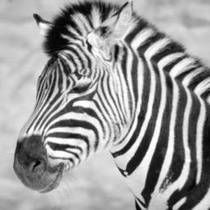
%> input picture q3/zebra-e1.jpg, 210 x 210 px, shrunk from 256 x 256 before the run
$ octave q3_parte2.m   (GNU Octave 9; MATLAB toolbox functions it lacks are replaced by stand-ins)
%> lines starting %> are read from the running program, lines starting %| are printed output that depends on the picture
clc;
clear all;
close all;

G1 = imread('zebra-e1.jpg');
%> G1 is the input picture: size 210x210 uint8; min 0, max 255, mean 154.1
DO = imread('zebraDog1.jpg');
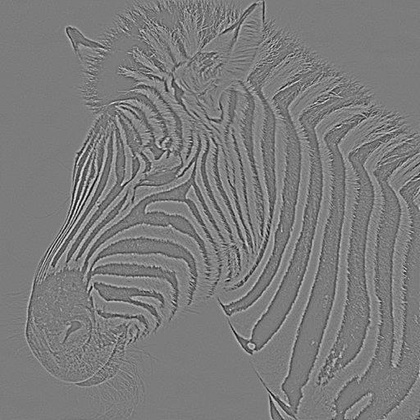
%> input picture q3/zebraDog1.jpg, 420 x 420 px, shrunk from 512 x 512 before the run
%> DO is the input picture: size 420x420 uint8; min 0, max 248, mean 123.8

figure;imshow(G1);
figure;imshow(DO);
% chamando a funcao
G0 = mat2gray(imexpand(double(G1),double(DO)));
% apresentando a imagem recuperada
figure;imshow(G0);


%%
% imexpand
% Input :
% G1 - upper level gaussian pyramid image
% D0 - Difference DoG pyramid image
% Output :
% G0 - down level gaussian image
%%

function [G0] = imexpand(G1, DO)

a = 0.375;
d = [((1/4) - (a/2))    (1/4)    a    (1/4)    ((1/4) - (a/2))];
p = d;

w = p;

dim = size(G1);
%> dim = [210 210]
% expandindo para o próximo nível
newdim = dim*2;
%> newdim = [420 420]
G0 = zeros(newdim,class(G1));
m = [-2:2];

G1 = [ G1(1,:) ;  G1 ;  G1(dim(1),:) ];
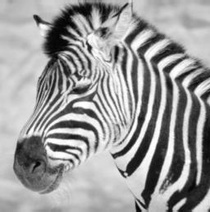
%> G1: size 212x210 double; min 0, max 255, mean 154.2
G1 = [ G1(:,1)    G1    G1(:,dim(2)) ];
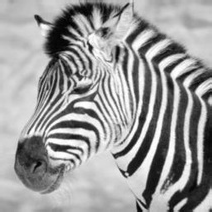
%> G1: size 212x212 double; min 0, max 255, mean 154.3
% montando o kernel
kernel = w'*w;
[row, col] = size(G0);
%> row = 420; col = 420
	for i = 0 : row - 1
		for j = 0 : col - 1
			pixeli = (i - m)/2 + 2;  idxi = find(floor(pixeli)==pixeli);
			pixelj = (j - m)/2 + 2;  idxj = find(floor(pixelj)==pixelj);
			A = G1(pixeli(idxi),pixelj(idxj)).* kernel(m(idxi)+3,m(idxj)+3);
			G0(i + 1, j + 1)= 4 * sum(A(:));
		end
    end
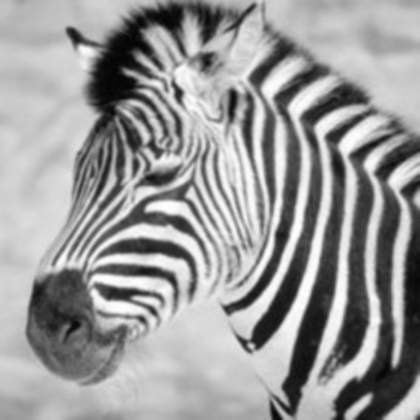
%> G0: size 420x420 double; min 1.62, max 254.8, mean 154
%   merge da imagem expandida com o resíduo
    G0 = G0 + DO;
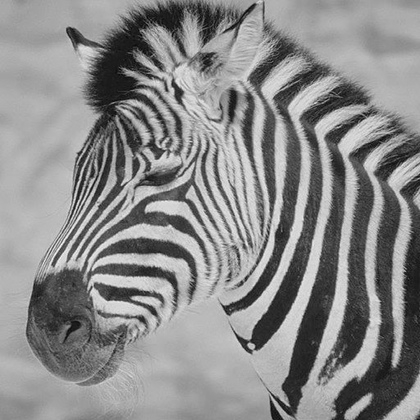
%> G0: size 420x420 double; min 94.31, max 432.9, mean 277.8; drawn with min black and max white
end
